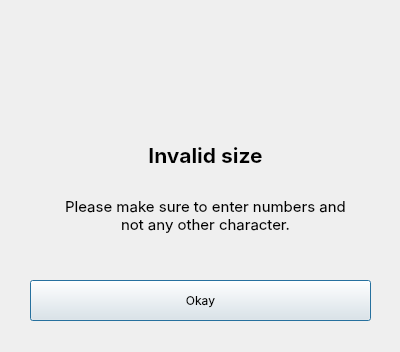
<?xml version="1.0" encoding="UTF-8"?>
<ui version="4.0">
 <class>Dialog</class>
 <widget class="QDialog" name="Dialog">
  <property name="geometry">
   <rect>
    <x>0</x>
    <y>0</y>
    <width>400</width>
    <height>352</height>
   </rect>
  </property>
  <property name="windowTitle">
   <string>Dialog</string>
  </property>
  <widget class="QPushButton" name="okay_btn">
   <property name="geometry">
    <rect>
     <x>30</x>
     <y>280</y>
     <width>341</width>
     <height>41</height>
    </rect>
   </property>
   <property name="font">
    <font>
     <family>SF Pro Display</family>
     <pointsize>9</pointsize>
    </font>
   </property>
   <property name="text">
    <string>Okay</string>
   </property>
  </widget>
  <widget class="QLabel" name="label">
   <property name="geometry">
    <rect>
     <x>150</x>
     <y>30</y>
     <width>100</width>
     <height>100</height>
    </rect>
   </property>
   <property name="text">
    <string/>
   </property>
   <property name="pixmap">
    <pixmap>[SUB] Information Management/Transaction-Management-System-main/Transaction-Management-System/POP_UP/1-Categories/delete_warning.png</pixmap>
   </property>
   <property name="scaledContents">
    <bool>true</bool>
   </property>
  </widget>
  <widget class="QLabel" name="label_2">
   <property name="geometry">
    <rect>
     <x>10</x>
     <y>120</y>
     <width>391</width>
     <height>71</height>
    </rect>
   </property>
   <property name="font">
    <font>
     <family>SF Pro Display</family>
     <pointsize>16</pointsize>
     <weight>75</weight>
     <bold>true</bold>
    </font>
   </property>
   <property name="text">
    <string>&lt;html&gt;&lt;head/&gt;&lt;body&gt;&lt;p align=&quot;center&quot;&gt;Invalid size&lt;/p&gt;&lt;/body&gt;&lt;/html&gt;</string>
   </property>
  </widget>
  <widget class="QLabel" name="label_4">
   <property name="geometry">
    <rect>
     <x>10</x>
     <y>180</y>
     <width>391</width>
     <height>71</height>
    </rect>
   </property>
   <property name="font">
    <font>
     <family>SF Pro Display</family>
     <pointsize>11</pointsize>
     <weight>50</weight>
     <bold>false</bold>
    </font>
   </property>
   <property name="text">
    <string>&lt;html&gt;&lt;head/&gt;&lt;body&gt;&lt;p align=&quot;center&quot;&gt;Please make sure to enter numbers and &lt;br/&gt;not any other character.&lt;/p&gt;&lt;/body&gt;&lt;/html&gt;</string>
   </property>
  </widget>
 </widget>
 <resources/>
 <connections/>
</ui>
